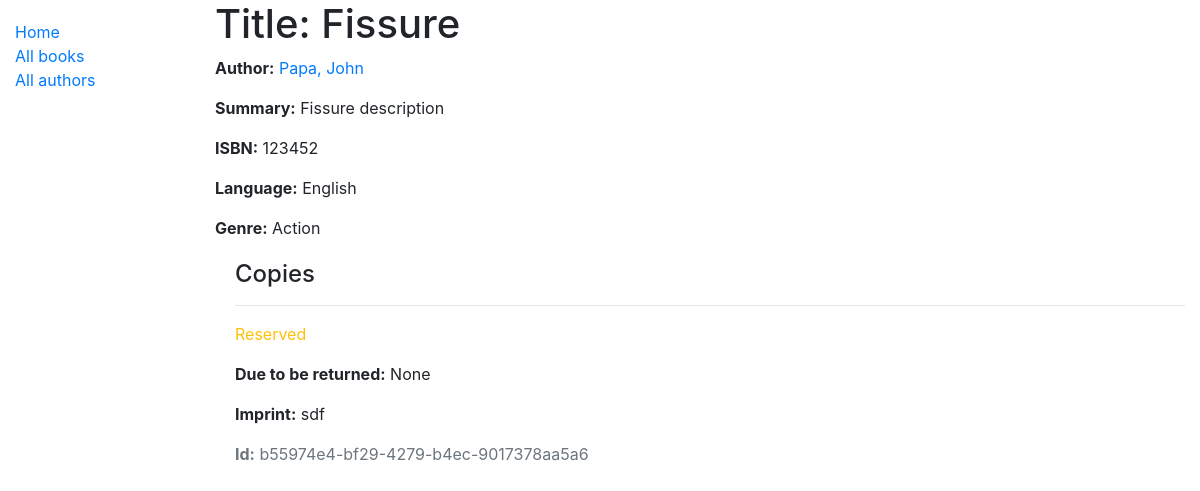
/catalog/book/3, run on the app's committed database.
### catalog/models.py (models this page shows, shortened)
class Book(models.Model):
    title = models.CharField(max_length=200)
    author = models.ForeignKey(Author, on_delete=models.SET_NULL, null=True)
    summary = models.TextField(max_length=1000, help_text='Enter a brief description of the book')
    isbn = models.CharField('ISBN', max_length=13, help_text='13 Character <a href="https://www.isbn-international.org/content/what-isbn">ISBN number</a>')
    genre = models.ManyToManyField(Genre, help_text='Select a genre for this book')
    language = models.ForeignKey(Language, on_delete=models.SET_NULL, null=True)
    class Meta:
        ordering = [ 'title' ]

class Author(models.Model):
    first_name = models.CharField(max_length=100)
    last_name = models.CharField(max_length=100)
    date_of_birth = models.DateField(null=True, blank=True)
    date_of_death = models.DateField('Died', null=True, blank=True)
    class Meta:
        ordering = [ 'last_name', 'first_name' ]
    def __str__(self):
        return f'{self.last_name}, {self.first_name}'

class Language(models.Model):
    name = models.CharField(max_length=200,
                            help_text="Enter the book's natural language (e.g. English, French, Japanese etc.)")
    def __str__(self):
        return self.name

class Genre(models.Model):
    name = models.CharField(max_length=200, help_text='Enter a book genre (e.g. Science Fiction)')
    def __str__(self):
        return self.name

class BookInstance(models.Model):
    id = models.UUIDField(primary_key=True, default=uuid.uuid4, help_text='Unique ID from this particular book instance')
    book = models.ForeignKey(Book, on_delete=models.SET_NULL, null=True)
    imprint = models.CharField(max_length=200)
    due_back = models.DateField(null=True, blank=True)
    LOAN_STATUS = (
        ('m', 'Maintenance'),
        ('o', 'On loan'),
        ('a', 'Available'),
        ('r', 'Reserved')
    )
    status = models.CharField(
        max_length=1,
        choices=LOAN_STATUS,
        blank=True,
        default='m',
        help_text='Book availability',
    )
    class Meta:
        ordering = [ 'due_back' ]

### catalog/views.py (the view)
# urls.py: path('book/<int:pk>', views.BookDetailView.as_view(), name='book-detail'),
class BookDetailView(generic.DetailView):
    model = Book

### catalog/templates/catalog/book_detail.html
{% extends "base_generic.html" %}
{% block content %}
  <h1>Title: {{ book.title }}</h1>
  <p><strong>Author:</strong> <a href="">{{ book.author }}</a></p>
  <p><strong>Summary:</strong> {{ book.summary }}</p>
  <p><strong>ISBN:</strong> {{ book.isbn }}</p>
  <p><strong>Language:</strong> {{ book.language }}</p>
  <p><strong>Genre:</strong> {{ book.genre.all|join:", " }}</p>
  <div style="margin-left:20px;margin-top:20px">
    <h4>Copies</h4>
    {% for copy in book.bookinstance_set.all %}
      <hr>
      <p class="{% if copy.status == 'a' %}text-success{% elif copy.status == 'm' %}text-danger{% else %}text-warning{% endif %}">
        {{ copy.get_status_display }}
      </p>
      {% if copy.status != 'a' %}
        <p><strong>Due to be returned:</strong> {{ copy.due_back }}</p>
      {% endif %}
      <p><strong>Imprint:</strong> {{ copy.imprint }}</p>
      <p class="text-muted"><strong>Id:</strong> {{ copy.id }}</p>
    {% endfor %}
  </div>
{% endblock %}

### data on the page
Book: title "Fissure", author "Papa, John", summary "Fissure description", isbn "123452", language "English", genre.all "Action"
BookInstance: status "Reserved", due_back "None", imprint "sdf", id "b55974e4-bf29-4279-b4ec-9017378aa5a6"
